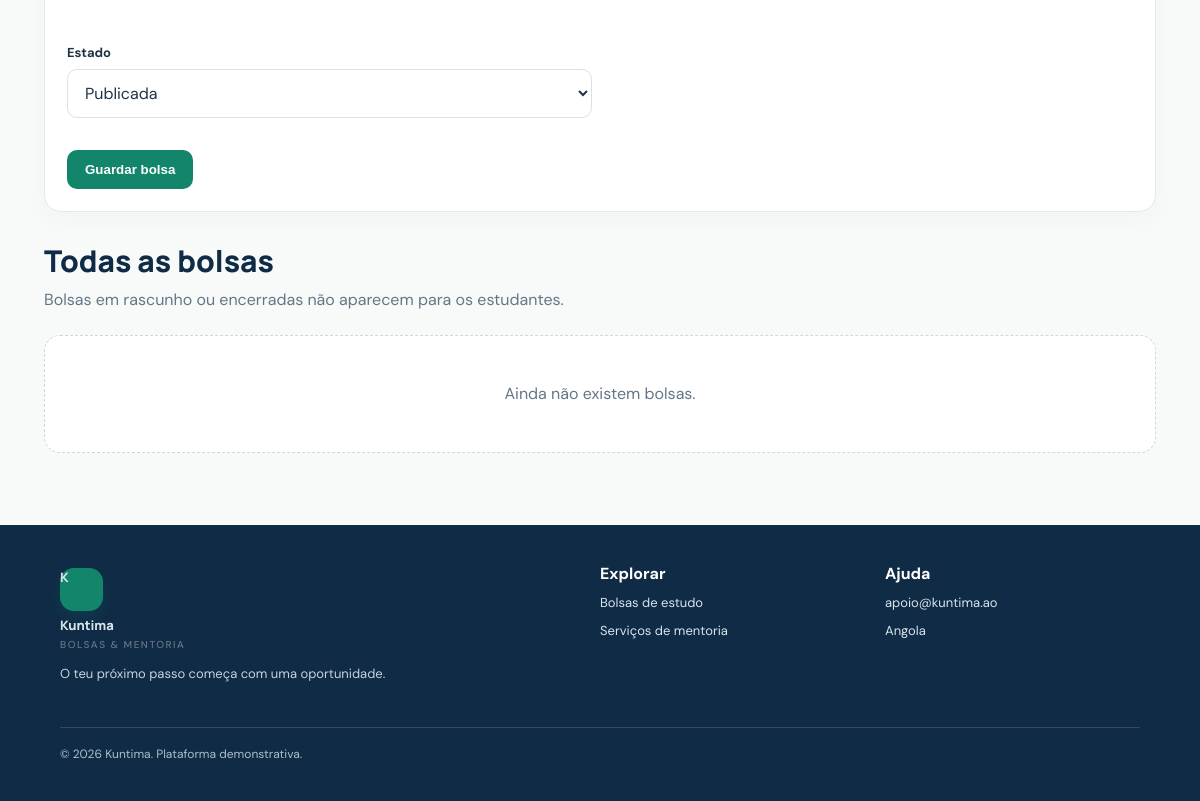
The page /admin_bolsas.php (signed in, lower part) on the database as committed earlier.
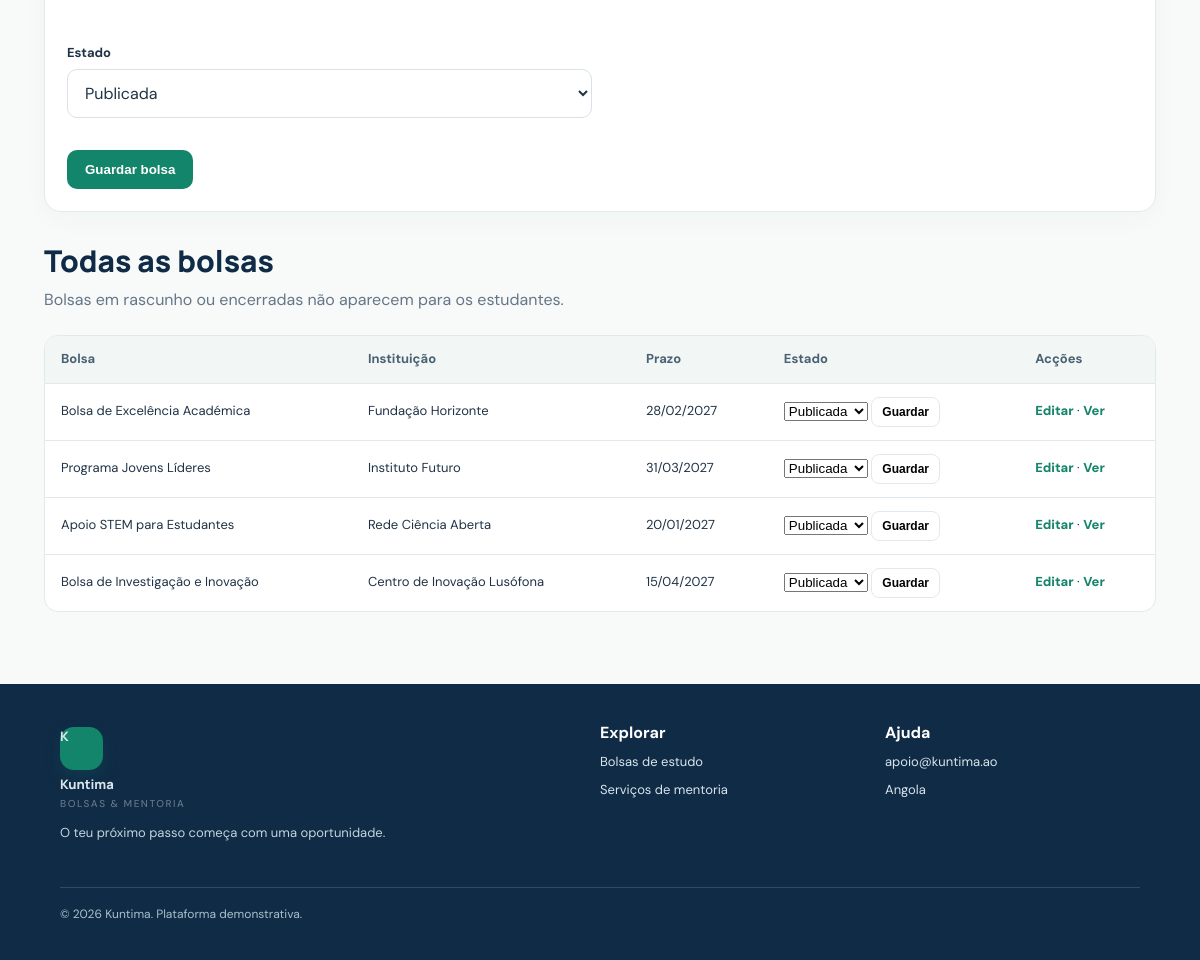
The same page on the database as committed later.
### tables this page shows
CREATE TABLE IF NOT EXISTS bolsa (
 id INT UNSIGNED AUTO_INCREMENT PRIMARY KEY,
 title VARCHAR(180) NOT NULL,
 organization VARCHAR(160) NOT NULL,
 country VARCHAR(100) NOT NULL DEFAULT 'Angola',
 study_level VARCHAR(100) NOT NULL,
 field VARCHAR(120) NOT NULL,
 funding_type ENUM('Integral','Parcial','Propina','Investigação') NOT NULL DEFAULT 'Integral',
 deadline DATE NULL,
 description TEXT NOT NULL,
 requirements TEXT NULL,
 application_url VARCHAR(500) NULL,
 status ENUM('published','draft','closed') NOT NULL DEFAULT 'published',
 created_at TIMESTAMP DEFAULT CURRENT_TIMESTAMP
);

### config.php (called while the page is built, shortened)
<?php
function e($value): string { return htmlspecialchars((string)$value, ENT_QUOTES, 'UTF-8'); }

### admin_bolsas.php (the view, shortened to what this page needs)
<?php
require_once 'config.php'; require_once 'includes/perfis.php';
$pdo = db();
$estados = ['published' => 'Publicada', 'draft' => 'Rascunho', 'closed' => 'Encerrada'];
if (!isset($form)) {
    $form = ['status' => 'published', 'funding_type' => 'Integral', 'country' => 'Angola'];
}
$lista = $pdo->query('SELECT id,title,organization,deadline,status FROM bolsa ORDER BY created_at DESC')->fetchAll();
require 'includes/header.php'; ?>
<section class="card form-wide">
    <form method="post">
        <div class="form-grid">
            <div class="field"><label for="status">Estado</label><select id="status" name="status"><?php foreach ($estados as $k => $r): ?><option value="<?=e($k)?>" <?=($form['status'] ?? '') === $k ? 'selected' : ''?>><?=e($r)?></option><?php endforeach; ?></select></div>
        </div>
        <div class="form-actions"><button class="btn-primary" type="submit">Guardar bolsa</button><?php if (!empty($form['id'])): ?><a class="btn-small" href="admin_bolsas.php">Cancelar edição</a><?php endif; ?></div>
    </form>
</section>
<section class="section" style="padding-top:0"><div class="section-head"><div><h2>Todas as bolsas</h2><p>Bolsas em rascunho ou encerradas não aparecem para os estudantes.</p></div></div>
<?php if ($lista): ?><div class="table-wrap"><table><thead><tr><th>Bolsa</th><th>Instituição</th><th>Prazo</th><th>Estado</th><th>Acções</th></tr></thead><tbody>
<?php foreach ($lista as $b): ?><tr><td><?=e($b['title'])?></td><td><?=e($b['organization'])?></td><td><?=$b['deadline'] ? e(date('d/m/Y', strtotime($b['deadline']))) : 'A confirmar'?></td>
<td><form method="post" class="inline-form"><select name="status" aria-label="Estado da bolsa"><?php foreach ($estados as $k => $r): ?><option value="<?=e($k)?>" <?=$b['status'] === $k ? 'selected' : ''?>><?=e($r)?></option><?php endforeach; ?></select> <button class="btn-small">Guardar</button></form></td>
<td><a class="text-link" href="admin_bolsas.php?editar=<?=(int)$b['id']?>#title">Editar</a> <?php if ($b["status"] === "published"): ?>· <a class="text-link" href="bolsa.php?id=<?=(int)$b["id"]?>">Ver</a><?php endif; ?></td></tr><?php endforeach; ?>
</tbody></table></div><?php else: ?><div class="empty">Ainda não existem bolsas.</div><?php endif; ?></section>
<?php require 'includes/footer.php'; ?>

Rows that differ between the two databases and show on the page:
added bolsa: title "Bolsa de Excelência Académica", organization "Fundação Horizonte", deadline "28/02/2027", status "Publicada"
added bolsa: title "Programa Jovens Líderes", organization "Instituto Futuro", deadline "31/03/2027", status "Publicada"
added bolsa: title "Apoio STEM para Estudantes", organization "Rede Ciência Aberta", deadline "20/01/2027", status "Publicada"
added bolsa: title "Bolsa de Investigação e Inovação", organization "Centro de Inovação Lusófona", deadline "15/04/2027", status "Publicada"
Other text that changed with them:
text no longer shown: "Ainda não existem bolsas."
text now shown: "Bolsa Instituição Prazo Estado Acções"
